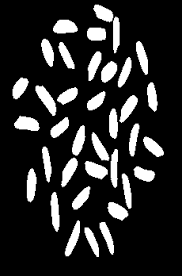
#> input picture ödev_3/rice.png, 182 x 276 px
$ python '3_ödev.py'
#> lines starting #> are read from the running program, lines starting #| are printed output that depends on the picture; after the words box and inside, x2 and y2 are one past the last pixel; in counts of white or black regions, pixels touching at a corner belong together
import cv2
import numpy as np

# Kamera veya fotoğraf ile görüntü al
# Kamera kullanacaksanız:
# cap = cv2.VideoCapture(0)
# _, frame = cap.read()
# cap.release()
# Fotoğraf kullanacaksanız:
frame = cv2.imread('rice.png')
#> frame is the input picture: shape (276, 182, 3); min 0, max 255, mean 42.2

# Gri seviyeye dönüştür
gray = cv2.cvtColor(frame, cv2.COLOR_BGR2GRAY)

# Eşikleme uygula
_, thresh = cv2.threshold(gray, 55, 255, cv2.THRESH_BINARY)
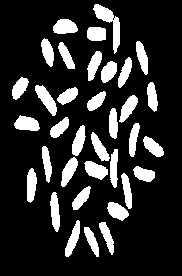
#> thresh: shape (276, 182); 17.9% white; 35 white regions, largest, box (x1, y1, x2, y2) and area: (93, 4, 120, 54) 465, (35, 85, 57, 116) 321, (14, 115, 40, 131) 296

# Morfolojik işlemler uygula
kernel = np.ones((5, 5), np.uint8)
opening = cv2.morphologyEx(thresh, cv2.MORPH_OPEN, kernel, iterations=2)
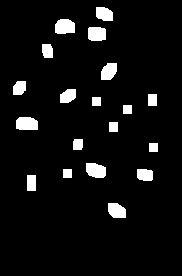
#> opening: shape (276, 182); 6.1% white; 19 white regions, largest, box (x1, y1, x2, y2) and area: (55, 19, 75, 34) 262, (16, 117, 38, 130) 262, (86, 163, 106, 178) 250

# Bağlantı bileşenlerini etiketle
_, labels, stats, _ = cv2.connectedComponentsWithStats(opening, connectivity=8)
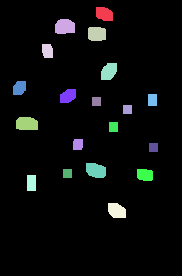
#> labels: shape (276, 182) int32; 20 distinct labels, from 0 to 19; one colour per label, 0 black
#> stats = 20 rows, first 6: [0, 0, 182, 276, 47143], [96, 7, 17, 14, 202], [55, 19, 20, 15, 262], [88, 27, 18, 14, 237], [42, 44, 11, 14, 141], [101, 63, 16, 17, 221]

# Pirinç sayısını bul
rice_count = len(stats) - 1  # İlk etiket, arka planı temsil eder, bu yüzden çıkarılır
#> rice_count = 19

# Sonuçları ekrana yazdır
print("Pirinç Sayısı:", rice_count)
#| Pirinç Sayısı: 19

# Etiketli bileşenleri renklendir
result = cv2.cvtColor(opening, cv2.COLOR_GRAY2BGR)
for i in range(1, len(stats)):
    color = tuple(np.random.randint(0, 255, 3).tolist())
    cv2.putText(result, str(i), (stats[i][0], stats[i][1] - 5),
                cv2.FONT_HERSHEY_SIMPLEX, 0.5, color, 2)
    cv2.rectangle(result, (stats[i][0], stats[i][1]),
                  (stats[i][0] + stats[i][2], stats[i][1] + stats[i][3]), color, 2)
#> this loop made 19 passes
#> color on passes 1 to 12: (172, 47, 117), (192, 67, 251), (195, 103, 9), (211, 21, 242), (36, 87, 70), (216, 88, 140), (58, 193, 230), (39, 87, 174), (88, 81, 165), (25, 77, 72), (9, 148, 115), (208, 243, 197)
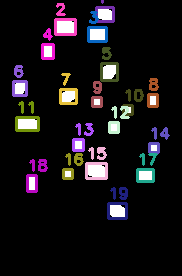
#> result: shape (276, 182, 3); mean B, G, R 23.3, 20, 23.6

# Görüntüleri ekrana göster
cv2.imshow('Original Image', frame)
cv2.imshow('Thresholded Image', thresh)
cv2.imshow('Morphological Operations', opening)
cv2.imshow('Result', result)
cv2.waitKey(0)
cv2.destroyAllWindows()

$ run again, with ödev_3/ödevekrangoruntusu.png copied over ödev_3/rice.png
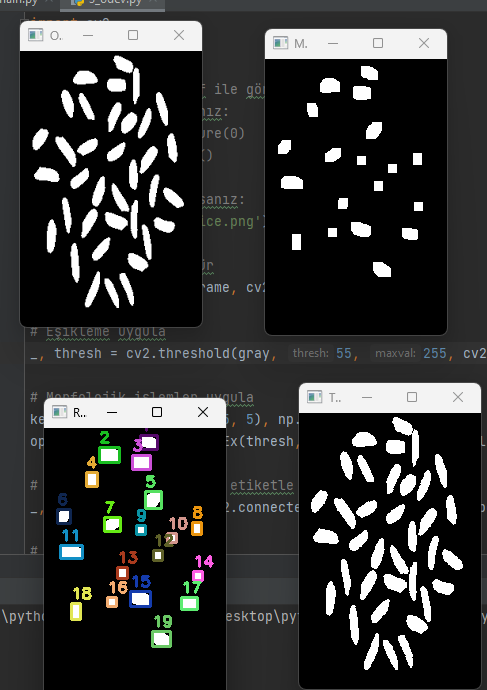
#> input picture ödev_3/ödevekrangoruntusu.png, 487 x 690 px
#> frame is the input picture: shape (690, 487, 3); mean B, G, R 50.9, 51.4, 50.7
#> thresh: shape (690, 487); 19.9% white; 295 white regions (48 under 20 px), largest, box (x1, y1, x2, y2) and area: (0, 12, 487, 690) 20471, (246, 28, 448, 330) 6305, (0, 0, 487, 12) 5462
#> opening: shape (690, 487); 13.1% white; 83 white regions, largest, box (x1, y1, x2, y2) and area: (19, 20, 203, 51) 5678, (264, 28, 448, 59) 5676, (298, 382, 482, 413) 5675
#> `_, labels, stats, _ = cv2.connectedComponentsWithStats(opening, connec..`:
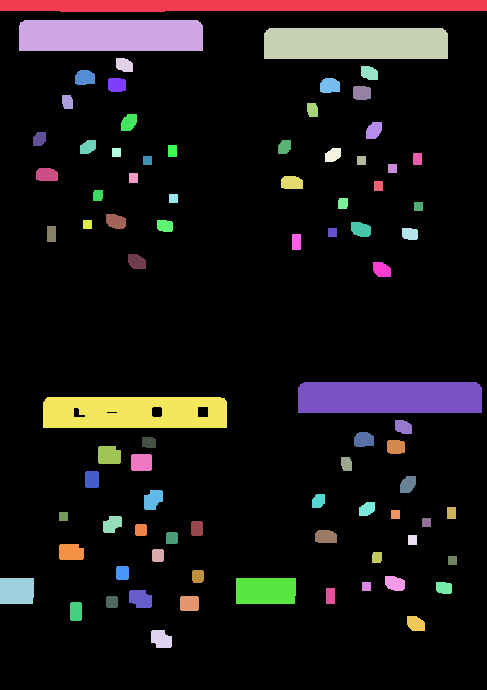
#> labels: shape (690, 487) int32; 84 distinct labels, from 0 to 83; one colour per label, 0 black
#> stats = 84 rows, first 6: [0, 11, 487, 679, 292037], [0, 0, 487, 12, 5462], [19, 20, 184, 31, 5678], [264, 28, 184, 31, 5676], [116, 58, 17, 14, 202], [361, 66, 17, 14, 202]
#> rice_count = 83
#| Pirinç Sayısı: 83
#> the loop `for i in range(1, len(stats)):` made 83 passes
#> color on passes 1 to 8: (172, 47, 117), (192, 67, 251), (195, 103, 9), (211, 21, 242), (36, 87, 70), (216, 88, 140), (58, 193, 230), (39, 87, 174)
#> after the loop `for i in range(1, len(stats)):`:
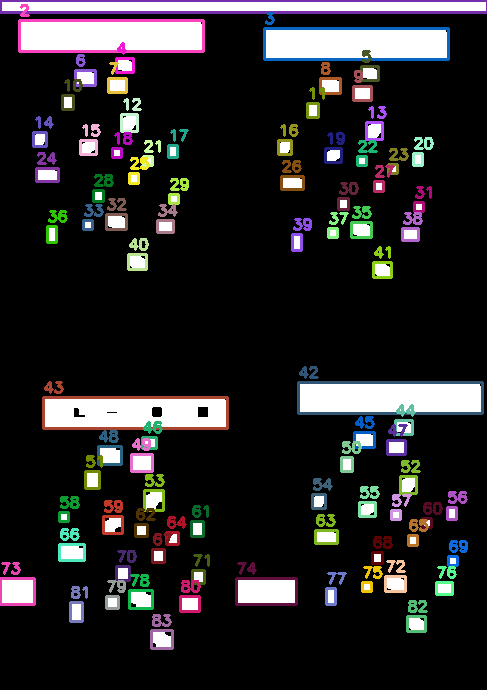
#> result: shape (690, 487, 3); mean B, G, R 37.9, 37, 38.3
